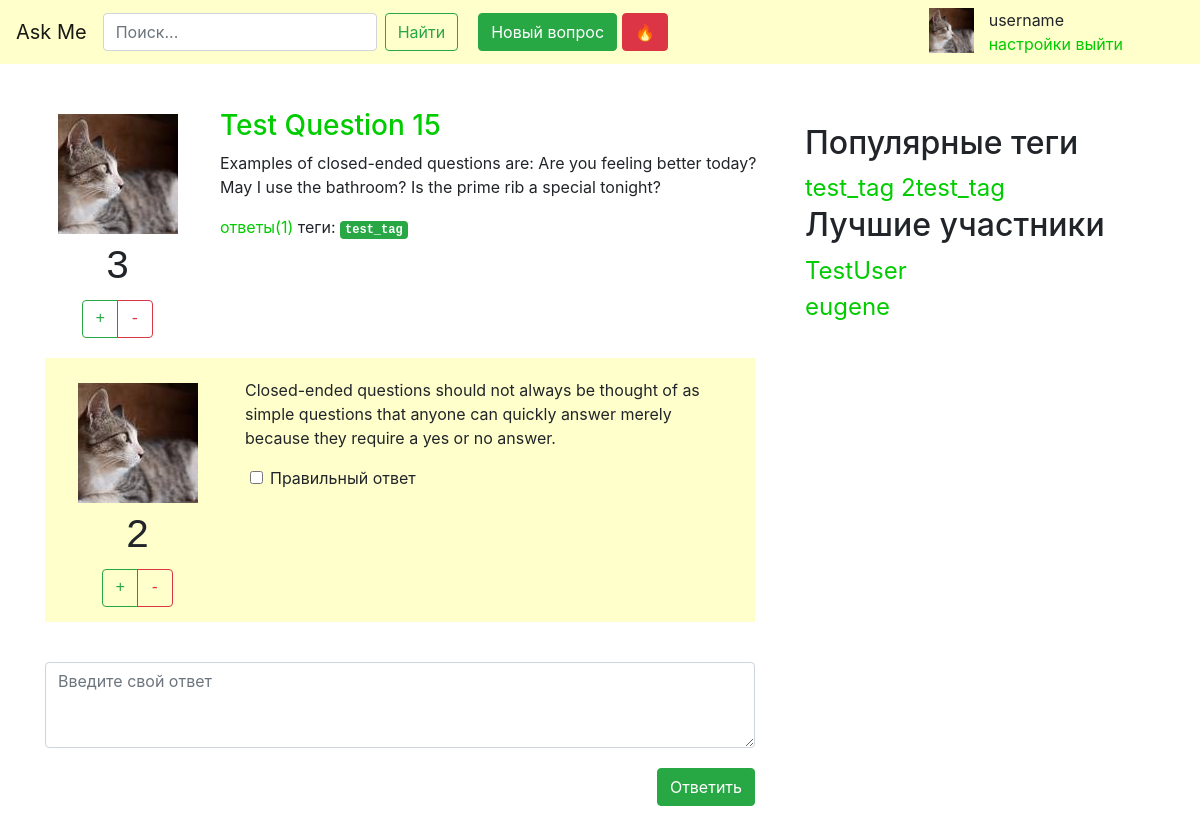
The page /question/18/ on the database its author committed.
### questions/models.py (models this page shows, shortened)
class Question(models.Model):
	author = models.ForeignKey(User, on_delete=models.CASCADE)
	title = models.CharField(max_length=120)
	text = models.TextField(max_length=500)
	rating = models.IntegerField(default=0)
	date = models.DateTimeField()
	tags = models.ManyToManyField(Tag)
	objects = QuestionManager()

class Profile(models.Model):
	nickname = models.CharField(max_length=20)
	avatar = models.ImageField()
	date = models.DateTimeField()
	rating = models.IntegerField(default=0)
	user = models.OneToOneField(
        User,
        on_delete=models.CASCADE,
    )

class Answer(models.Model):
	author = models.ForeignKey(User, on_delete=models.CASCADE)
	text = models.TextField(max_length=500)
	rating = models.IntegerField(default=0)
	correct = models.BooleanField(default=False)
	date = models.DateTimeField()
	question = models.ForeignKey(Question, blank=True, null=True, on_delete=models.CASCADE)

class Tag(models.Model):
	word = models.CharField(max_length=20)

### questions/views.py (the view)
# urls.py: path('question/<int:question_id>/', views.question, name='question'),
def question(request, question_id):
	try:
		question = Question.objects.get(id=question_id)
	except Question.DoesNotExist:
		raise Http404("Poll does not exist")
	answers = question.answer_set.all
	context = {'question': question, 'answers': answers}
	return render(request, "question.html", context)

### questions/templatetags/question_extras.py (called while the page is built)
@register.inclusion_tag('subtemplates/popular_tags.html')
def show_popular_tags():
	tags = Tag.objects.all()[:10]
	return {'tags': tags}

@register.inclusion_tag('subtemplates/best_users.html')
def show_best_users():
	profiles = Profile.objects.order_by('-rating')[:5]
	return {'profiles': profiles}

### templates/question.html
{% extends "base.html" %}
{% load static %}
{% block content %}
<div class="row">
  {% include "subtemplates/question_body.html" %}
</div>
{% if answers %}
{% for answer in answers %}
  <div class="row question-list-item">
    {% include "subtemplates/answer_body.html" %}
  </div>
  {% endfor %}
{% else %}
	<div class="row question-list-item justify-content-center">Еще никто не ответил на вопрос.</div>
{% endif %}
<form>
  <div class="col" style="margin-top: 40px; margin-left: 0px; margin-right: 0px; padding-left: 0px; padding-right: 20px">
    <textarea class="form-control form-margin" id="inputAnswer" rows="3" placeholder="Введите свой ответ"></textarea>
    <div class="row justify-content-end" style="padding-right: 15px;">
     <button class="btn btn-success" type="submit">Ответить</button>
   </div>
 </div>
</form>
{% endblock %}

### templates/subtemplates/question_body.html (shortened to what this page needs)
{% load static %}
  <div class="col-md-3" style="padding-left: 0px; font-family: monospace">
   <div class="container centered" style="padding-top: 10px; text-align: center">
     <div class="row">
      <div class="thumbnail">
        <img src="{{ question.author.profile.avatar.url }}" alt="123" height="100%"></img>
      </div>
     </div>
    <div class="row nopadding" style="padding-bottom: 10px"></div>
    <div class="col">
      <h1>{{ question.rating }}</h1>
    </div>
    <div class="col">
      <div class="btn-group" role="group" aria-label="likes">
        <button type="button" class="btn btn-outline-success">+</button>
        <button type="button" class="btn btn-outline-danger">-</button>
      </div>
    </div>
    </div>
  </div>
<div class="col-md-9 question-padding">
  <h3><a href="{% url 'question' question_id=question.id %}">{{ question.title }}</a></h3>
  <p>{{ question.text }}</p>
  <a href="{% url 'question' question_id=question.id %}">ответы({{ question.answer_set.all|length }})</a>
  теги:
   {% for tag in question.tags.all %}
  <span class="badge badge-success asktag">
    <a href="{% url 'tag' search_tag=tag.word %}">
      {{ tag.word }}
    </a>
  </span>
  {% endfor %}
</div>

### templates/subtemplates/answer_body.html
{% load static %}
<div class="col-md-3" style="padding-left: 0px; font-family: monospace">
   <div class="container centered" style="padding-top: 10px; text-align: center">
     <div class="row">
      <div class="thumbnail">
        <img src="{{ answer.author.profile.avatar.url }}" alt="123" height="100%"></img>
      </div>
     </div>
    <div class="row nopadding" style="padding-bottom: 10px"></div>
    <div class="col">
      <h1>{{ answer.rating }}</h1>
    </div>
    <div class="col">
      <div class="btn-group" role="group" aria-label="likes">
        <button type="button" class="btn btn-outline-success">+</button>
        <button type="button" class="btn btn-outline-danger">-</button>
      </div>
    </div>
    </div>
  </div>
<div class="col-md-9 question-padding">
  <div class="col"><p>{{ answer.text }}</p></div>
  <form>
    <div class="form-check" style="margin-left: 20px;">
    <input type="checkbox" class="form-check-input" id="correctInput" {% if answer.correct %} checked {% endif %}>
    <label class="form-check-label" for="correctInput">Правильный ответ</label>
    </div>
  </form>
</div>

### templates/subtemplates/popular_tags.html
{% for cur_tag in tags %}
<a href="{% url 'tag' search_tag=cur_tag.word %}">{{ cur_tag.word }}</a>
{% endfor %}

### templates/subtemplates/best_users.html
{% for profile in profiles %}
<a href="">{{ profile.nickname }}</a><br>
{% endfor %}

### static/css/myquestions.css (style rules this page uses)
html { position: relative; min-height: 100%; }
body { margin-bottom: 60px; }
a { color: #00cc00; transition: 0.1s linear; }
.centered { text-align: center; }
.nopadding { padding: 0px 0px 0; margin: 0px 0px 0; }
.question-list-item { margin-top: 20px; background-color: #ffffcc; padding: 15px; margin-left: 0px; margin-right: 20px; }
.form-margin { margin-bottom: 20px; }
.asktag { padding-left: 5px; padding-right: 5px; font-weight: 600; font-family: monospace; }
span.asktag > a { color:#ffffff; }
.question-padding { padding-left: 0px; padding-top: 5px; }
.thumbnail { width: 120px; height: 120px; display:block; margin:auto; }

### rows shown on the page
Question: author.profile.avatar (picture), rating "3", title "Test Question 15", text "Examples of closed-ended questions are: Are you feeling better today? May I use the bathroom? Is the prime rib a special tonight?", answer_set.all|length "1"
Tag: word "test_tag"
Answer: author.profile.avatar (picture), rating "2", text "Closed-ended questions should not always be thought of as simple questions that anyone can quickly answer merely because they require a yes or no answer."
Tag: word "2test_tag"
Profile: nickname "TestUser"
Profile: nickname "eugene"
